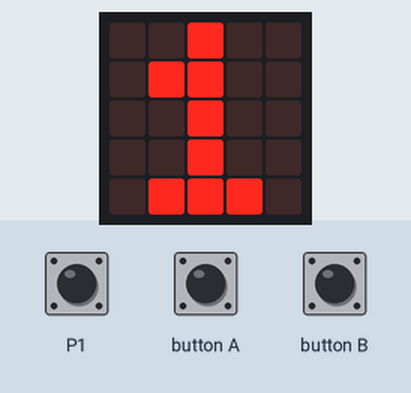
Recording of a program running on a simulated BBC micro:bit (MakeCode). Parts: the board's 5×5 LED display. The inputs (shaded band) are chosen by the test bench; at power-on: P1 HIGH.

Above: at 1.2 s.
1.3 s: button A pressed for 0.95 s
At 2.1 s:
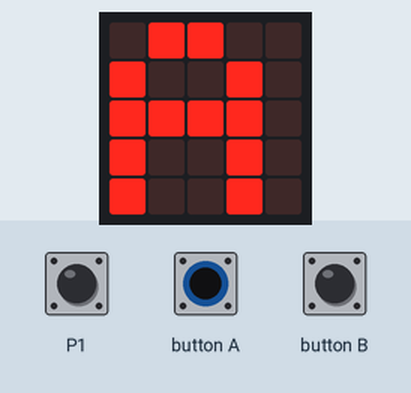
3.8 s: button B pressed for 0.95 s
At 4.2 s:
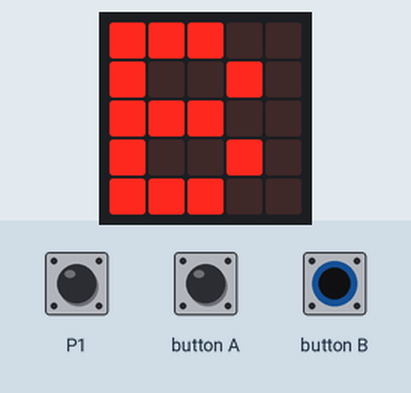
6.8 s: P1 pulled LOW for 0.95 s
At 8.1 s:
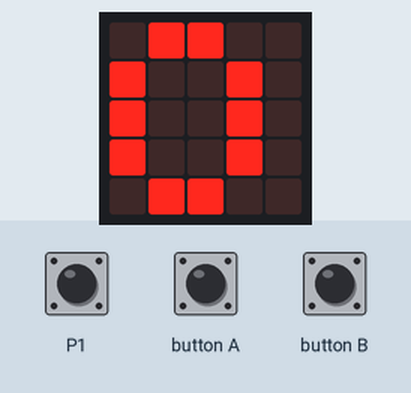
9.9 s: button A pressed for 3.2 s
At 11.0 s:
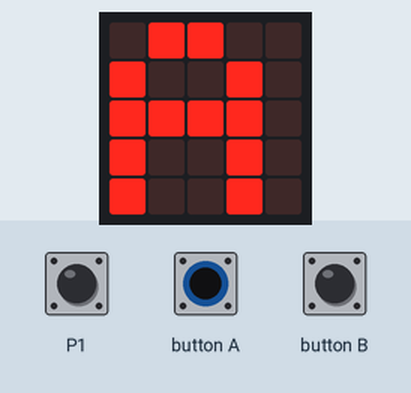
15.3 s: button B pressed for 3.2 s
At 16.0 s:
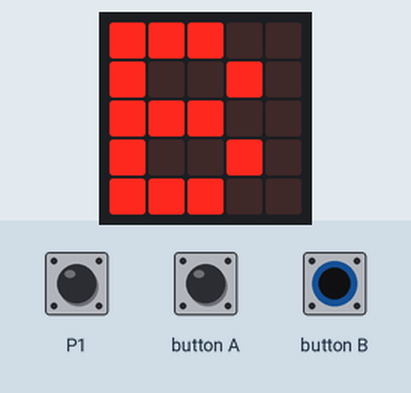
Timing chart, 0 to 18.3 s (numbered marks = the images above; inputs shaded):
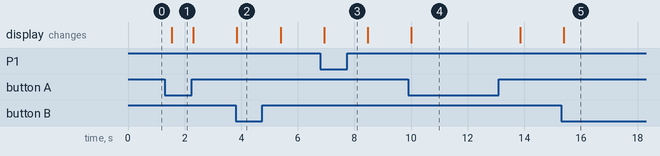

The program:

main.ts
```typescript
/**
 * 硬件：
 *
 * p1-鳄鱼夹1
 *
 * GND-鳄鱼夹2
 *
 * 设置拉引脚p1为上
 *
 * 一直显示1，知道连接鳄鱼夹1和2，变为0
 *
 * 模拟开关
 */
pins.setPull(DigitalPin.P1, PinPullMode.PullUp)
basic.forever(function () {
    if (input.buttonIsPressed(Button.A)) {
        basic.showString("A")
    } else if (input.buttonIsPressed(Button.B)) {
        basic.showString("B")
    } else if (pins.digitalReadPin(DigitalPin.P1) == 1) {
        basic.showNumber(1)
    } else if (pins.digitalReadPin(DigitalPin.P1) == 0) {
        basic.showNumber(0)
    }
})
```

test.ts
```typescript
// 在此处测试；当此软件包作为插件使用时，将不会编译此软件包。
```

Measured:
- after the input at 1.3 s, the display: changes after 0.24 s (image 1)
- after the input at 3.8 s, the display: changes after 0.05 s (image 2)
- after the input at 6.8 s, the display: changes after 0.13 s (image 3)
- after the input at 9.9 s, the display: changes after 0.11 s (image 4)
- after the input at 15.3 s, the display: changes after 0.10 s (image 5)
